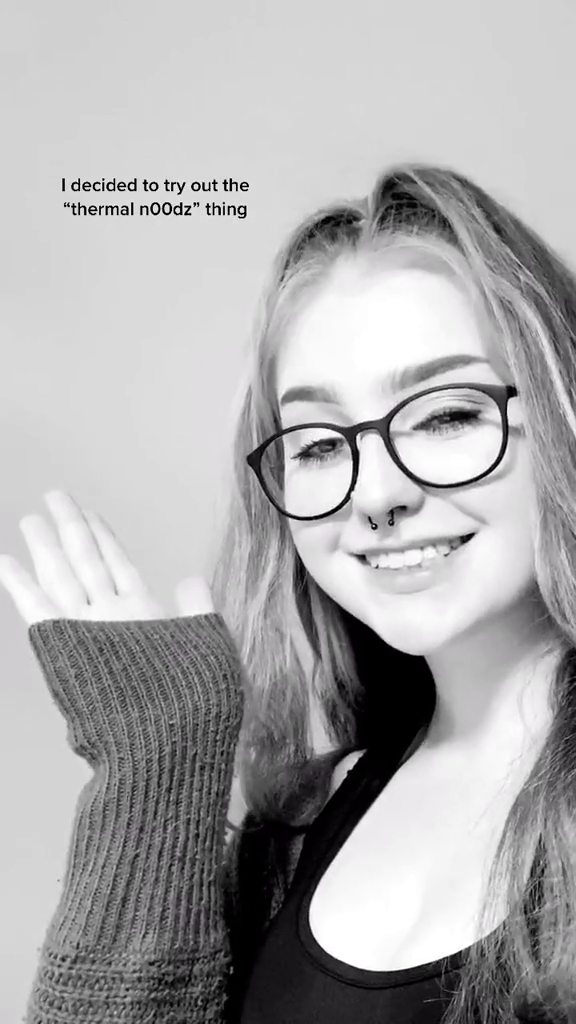
#> input picture frame 33 of 6814682312941243653.mp4, 576 x 1024 px, given in place of boxes.mp4, which was not available
$ python contrast.py
#> lines starting #> are read from the running program, lines starting #| are printed output that depends on the picture
import cv2
import numpy as np
file = '/Users/michaelhuber/Desktop/Algos/files/boxes.mp4'

cap = cv2.VideoCapture(file)
while(True):
    ret, frame = cap.read()
#> frame is the input picture: shape (1024, 576, 3); mean B, G, R 172.5, 171.3, 172.2
    alpha = 5
    beta = 0
    contrast = cv2.addWeighted(frame,alpha,np.zeros(frame.shape,frame.dtype),0,beta)
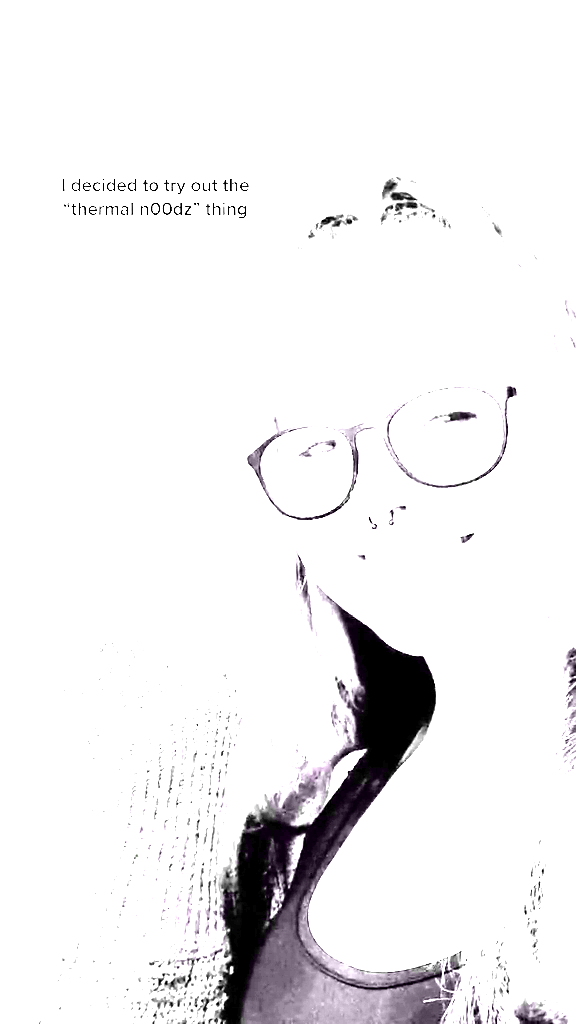
#> contrast: shape (1024, 576, 3); mean B, G, R 240.7, 239.6, 240.5

    cv2.imshow('frame',contrast)
    if cv2.waitKey(1) & 0xFF == ord('q'):
#> (key q is pressed here)
        break

cap.release()
cv2.destroyAllWindows()
#works

$ run again, starting later in the video
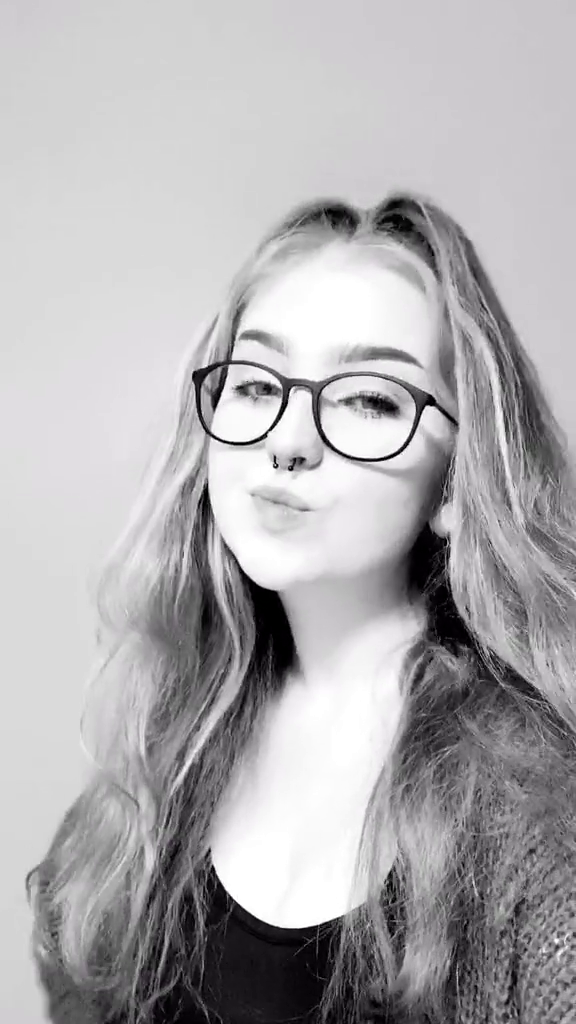
#> input picture frame 150 of 6814682312941243653.mp4, 576 x 1024 px, given in place of boxes.mp4, which was not available
#> frame is the input picture: shape (1024, 576, 3); mean B, G, R 176, 173.7, 175.4
#> `contrast = cv2.addWeighted(frame,alpha,np.zeros(frame.shape,frame.dtyp..`:
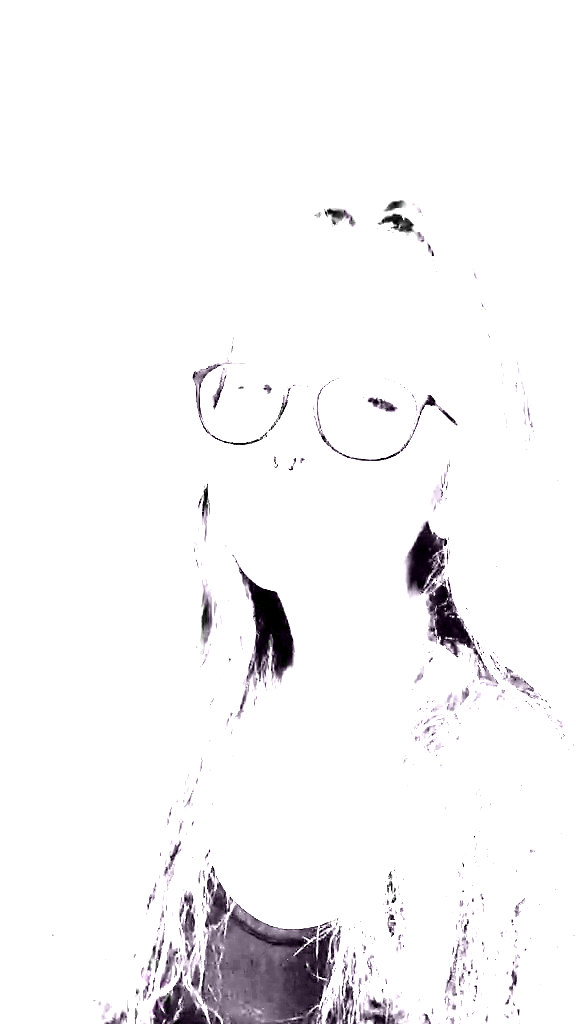
#> contrast: shape (1024, 576, 3); mean B, G, R 246.7, 245.5, 246.4

$ run again, starting later in the video
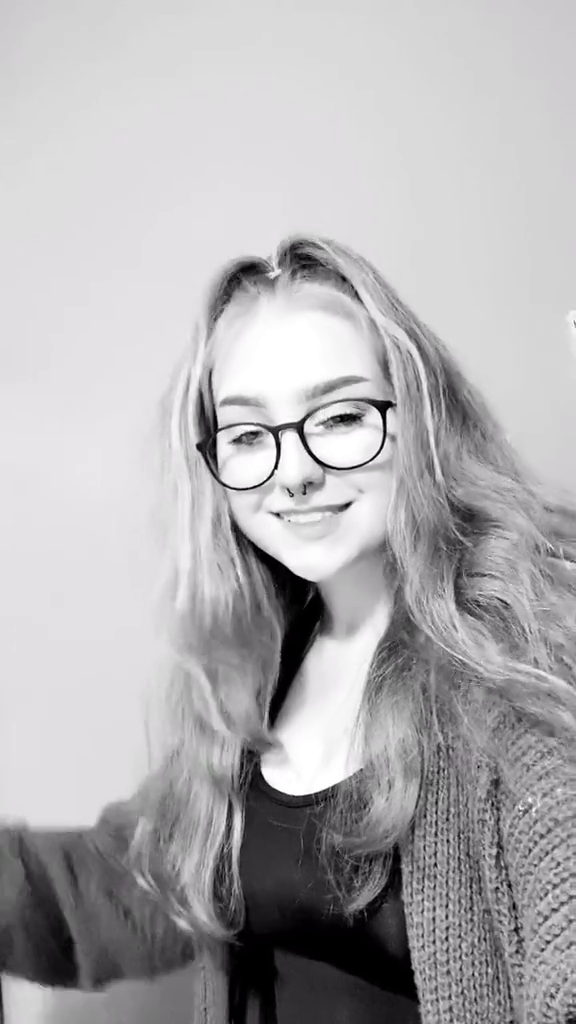
#> input picture frame 268 of 6814682312941243653.mp4, 576 x 1024 px, given in place of boxes.mp4, which was not available
#> frame is the input picture: shape (1024, 576, 3); mean B, G, R 178.1, 175.4, 177.4
#> `contrast = cv2.addWeighted(frame,alpha,np.zeros(frame.shape,frame.dtyp..`:
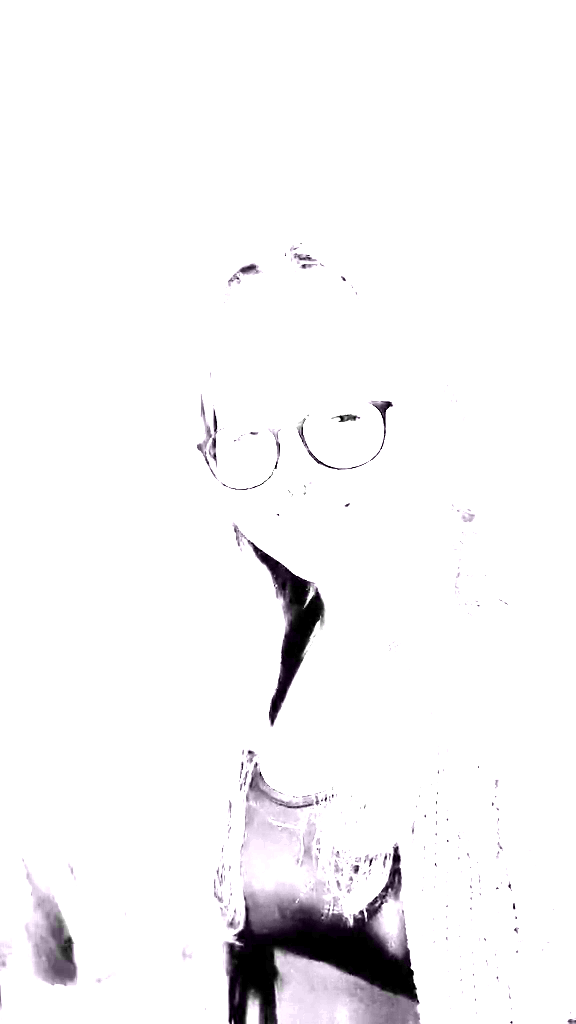
#> contrast: shape (1024, 576, 3); mean B, G, R 246.4, 245.4, 246.2
